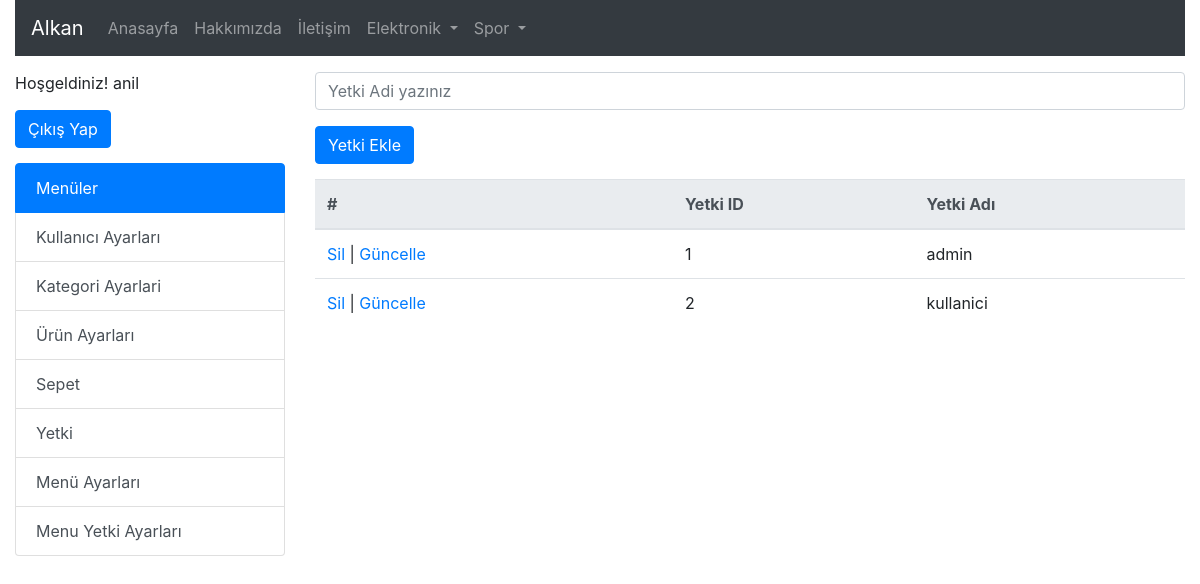
Screenshot of /?s=yetki (signed in) with the database file from the repository.
### tables this page shows
CREATE TABLE `kategori` (
  `UstKategoriId` int(11) NOT NULL,
  `KategoriId` int(11) NOT NULL,
  `KategoriAdi` varchar(30) NOT NULL
);

CREATE TABLE `menuyetki` (
  `MenuYetkiId` int(11) NOT NULL,
  `MenuId` int(11) NOT NULL,
  `YetkiId` int(11) NOT NULL
);

CREATE TABLE `menu` (
  `MenuId` int(11) NOT NULL,
  `MenuAdi` varchar(30) NOT NULL,
  `MenuAdres` varchar(35) NOT NULL
);

CREATE TABLE `yetki` (
  `YetkiID` int(11) NOT NULL,
  `YetkiAdi` varchar(20) NOT NULL
);

### index.php (called while the page is built)
<?php include("header.php") ?>
<?php
if(isset($_GET["s"]))
{
	include("sayfa/".$_GET["s"].".php");
}
else
{
	include("sayfa/anasayfa.php");
}
?>
<?php include("footer.php") ?>

### yetki.php (the view, shortened to what this page needs)
<form class="ust15bosluk" action="?s=yetki" method="POST">
	<div class="form-group">
		<input name="YetkiAdi" type="text" placeholder="Yetki Adi yazınız" class="form-control"
			value="<?php if(isset($diziKayitSec)) echo $diziKayitSec["YetkiAdi"]; ?>" >
	</div>
	<button name="btnYetkiEkle" type="submit" class="btn btn-primary">Yetki Ekle</button>
</form>
<table class="table ust15bosluk">
  <thead class="thead-light">
    <tr>
      <th>#</th>
	  <th>Yetki ID</th>
	  <th>Yetki Adı</th>
    </tr>
  </thead>
  <tbody>
  <?php
	$sorguYetki = mysqli_query($baglanti, "select * from Yetki");
	while($diziYetki = mysqli_fetch_array($sorguYetki)) { ?>
		<tr>
		  <td>
		  <a href="?s=yetki&islem=Sil&id=<?= $diziYetki["YetkiID"] ?>">Sil</a>
		  |
		  <a href="?s=yetki&islem=Guncelle&id=<?= $diziYetki["YetkiID"] ?>">Güncelle</a>
		  </td>
		<td><?= $diziYetki["YetkiID"] ?></td>
		  <td><?= $diziYetki["YetkiAdi"] ?></td>
		</tr>
	<?php } ?>
  </tbody>
</table>

### header.php (shortened to what this page needs)
<!doctype html>
<html lang="tr">
	<head>
		<link rel="stylesheet" href="css/stil.css" />
		<link rel="stylesheet" href="https://stackpath.bootstrapcdn.com/bootstrap/4.4.1/css/bootstrap.min.css">
	</head>
	<body>
		<?php
			$baglanti = mysqli_connect("localhost","root","","alkan");
			mysqli_set_charset($baglanti,"utf8");
		?>
		<div class="container-fluid">
			<nav class="navbar navbar-expand-lg navbar-dark bg-dark">
				<a class="navbar-brand" href="index.php">Alkan</a>
				<div class="collapse navbar-collapse" id="navbarNavDropdown">
					<ul class="navbar-nav">
						<li class="nav-item">
							<a class="nav-link" href="index.php?s=anasayfa">Anasayfa</a>
						</li>
						<li class="nav-item">
							<a class="nav-link" href="index.php?s=hakkimizda">Hakkımızda</a>
						</li>
						<li class="nav-item">
							<a class="nav-link" href="index.php?s=iletisim">İletişim</a>
						</li>
						<?php
							$sorgu = mysqli_query($baglanti,"select * from kategori where UstKategoriId=0");
							while($dizi = mysqli_fetch_array($sorgu)) {
								echo '<li class="nav-item dropdown">
										<a class="nav-link dropdown-toggle" href="#" id="navbarDropdownMenuLink" role="button" data-toggle="dropdown" aria-haspopup="true" aria-expanded="false">
											'.$dizi["KategoriAdi"].'
										</a>
										<div class="dropdown-menu" aria-labelledby="navbarDropdownMenuLink">';
								echo '</div>
									</li>';
							}
						?>
					</ul>
				</div>
			</nav>
		</div>
		<div class="container-fluid">
			<div class="row">
				<div class="col-3">
						<?php
						if(isset($_SESSION["KullaniciAdi"]))
						{
							echo '<div class="ust15bosluk">Hoşgeldiniz! ' . $_SESSION["KullaniciAdi"] . '</div>';
							echo '<form class="ust15bosluk" action="" method="POST">
									  <button name="btnCikis" type="submit" class="btn btn-primary">Çıkış Yap</button>
									</form>';
							echo '<div class="list-group ust15bosluk">
							  <a href="#" class="list-group-item list-group-item-action active">
								Menüler
							  </a>';
							  $sorguMenu = mysqli_query($baglanti, "select * from
																	Yetki y
																	inner join MenuYetki my on y.YetkiId=my.YetkiId
																	inner join Menu m on my.MenuId=m.MenuId
																where y.YetkiId=" . $_SESSION["YetkiId"]);
							  while ($diziMenu = mysqli_fetch_array($sorguMenu)) {
							  echo '<a href="' . $diziMenu["MenuAdres"] . '" class="list-group-item list-group-item-action">'.$diziMenu["MenuAdi"].'</a>';
							  }
							echo '</div>';
						}
					?>
				</div>
				<div class="col">

### stil.css (style rules this page uses)
body { margin:0; }
.ust15bosluk { margin-top:15px; }

### rows the page displays
kategori: KategoriAdi "Elektronik"
kategori: KategoriAdi "Spor"
menuyetki: MenuId.MenuAdi "Kullanıcı Ayarları"
menuyetki: MenuId.MenuAdi "Kategori Ayarlari"
menuyetki: MenuId.MenuAdi "Ürün Ayarları"
menuyetki: MenuId.MenuAdi "Sepet"
menuyetki: MenuId.MenuAdi "Yetki"
menuyetki: MenuId.MenuAdi "Menü Ayarları"
menuyetki: MenuId.MenuAdi "Menu Yetki Ayarları"
yetki: YetkiID "1", YetkiAdi "admin"
yetki: YetkiID "2", YetkiAdi "kullanici"

### other values shown
$_SESSION["KullaniciAdi"] "anil"
